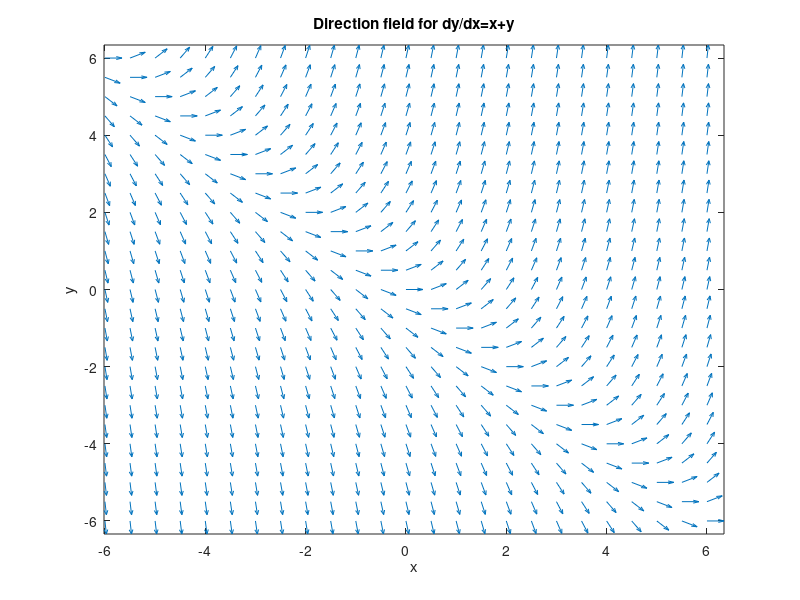

Recreate this plot in MATLAB. (Note: this script raises an error after producing the figure.)
%%
%1(c)
[x,y]=meshgrid(-6:0.5:6,-6:0.5:6);
s=x+y;  %for slope function f=x+y
L=sqrt(1+s.^2);
figure(1)
quiver(x,y,1./L,s./L,0.5),axis tight
hold on
xlabel 'x', ylabel 'y'
title 'Direction field for dy/dx=x+y'
%%
syms y(x)
p=dsolve(diff(y)==x+y,y(-1)==0)
figure(1)
ezplot(p,[-6,6])
hold on
plot(-1,0,'r.','MarkerSize',10),axis tight 
